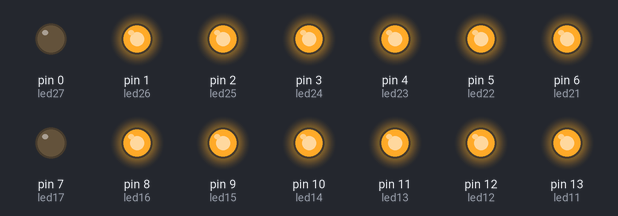
This sketch was run on a simulated Arduino Uno, built with avr-gcc and run on an emulated ATmega328P. Shown: output pins drawn as LEDs (lit = HIGH).

Above: at 0.1 s.
At 4.5 s:
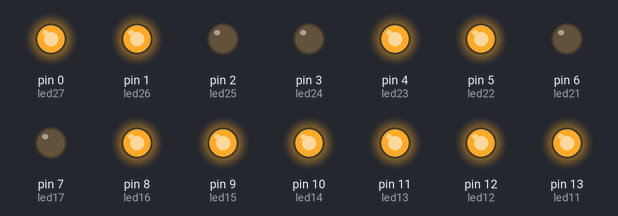
At 8.9 s:
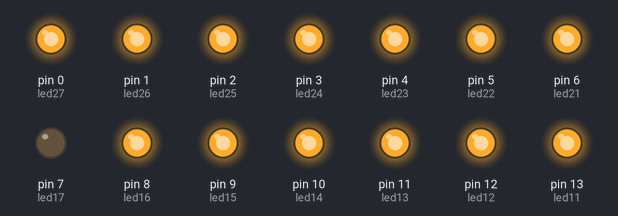
At 18.8 s:
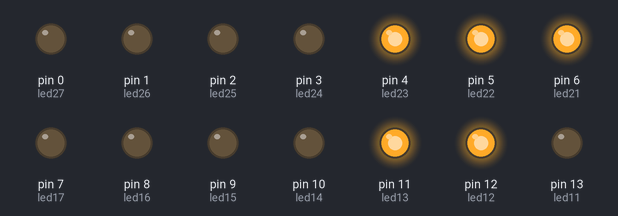
At 28.7 s:
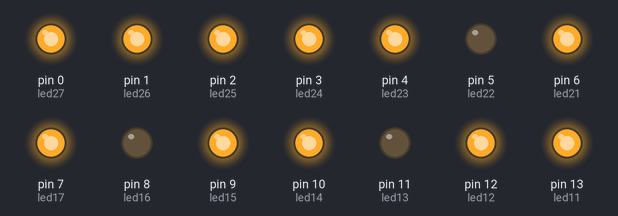
At 38.6 s:
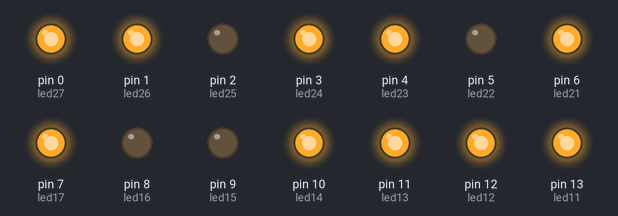
Timing chart, 0 to 40.0 s (numbered marks = the images above):
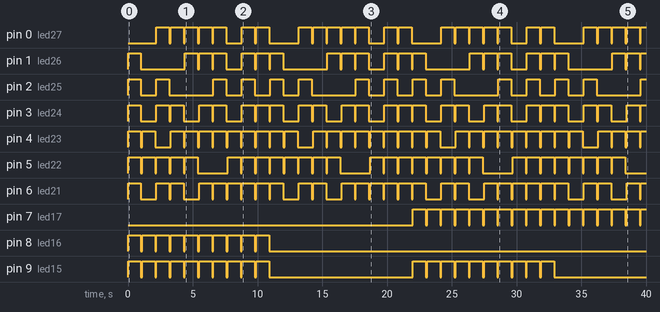

The sketch:

Code.ino
```cpp
int led11 = 13, led12 = 12, led13 = 11, led14 = 10, led15 = 9, led16 = 8, led17 = 7;
int led21 = 6, led22 = 5, led23 = 4, led24 = 3, led25 = 2, led26 = 1, led27 = 0;

void setup () {
	pinMode(led11, OUTPUT);
	pinMode(led12, OUTPUT);
	pinMode(led13, OUTPUT);
	pinMode(led14, OUTPUT);
	pinMode(led15, OUTPUT);
	pinMode(led16, OUTPUT);
	pinMode(led17, OUTPUT);
	pinMode(led21, OUTPUT);
	pinMode(led22, OUTPUT);
	pinMode(led23, OUTPUT);
	pinMode(led24, OUTPUT);
	pinMode(led25, OUTPUT);
	pinMode(led26, OUTPUT);
	pinMode(led27, OUTPUT);
}

void High(int a[], int len)
{
	for(int i = 0; i < len; i++)
		digitalWrite(a[i], HIGH);
}

void LowAll(int a[], int len)
{
	for(int i = 0; i < len; i++)
		digitalWrite(a[i], LOW);
}

void BatLed(int led, int so)
{
	if(led == 1)
	{
		if(so == 0)
		{
			int a[6] = {led11, led12, led13, led14, led15, led16};
			High(a, 6);
		}
		if(so == 1)
		{
			int a[2] = {led12, led13};
			High(a, 2);
		}
		if(so == 2)
		{
			int a[5] = {led11, led12, led14, led15, led17};
			High(a, 5);
		}
		if(so == 3)
		{
			int a[5] = {led11, led12, led13, led14, led17};
			High(a, 5);
		}
		if(so == 4)
		{
			int a[4] = {led12, led13, led16, led17};
			High(a, 4);
		}
		if(so == 5)
		{
			int a[5] = {led11, led13, led14, led16, led17};
			High(a, 5);
		}
		if(so == 6)
		{
			int a[6] = {led11, led13, led14, led15, led16, led17};
			High(a, 6);
		}
		if(so == 7)
		{
			int a[3] = {led11, led12, led13};
			High(a, 3);
		}
		if(so == 8)
		{
			int a[7] = {led11, led12, led13, led14, led15, led16, led17};
			High(a, 7);
		}
		if(so == 9)
		{
			int a[6] = {led11, led12, led13, led14, led16, led17};
			High(a, 6);
		}
	}
	if(led == 2)
	{
		if(so == 0)
		{
			int a[6] = {led21, led22, led23, led24, led25, led26};
			High(a, 6);
		}
		if(so == 1)
		{
			int a[2] = {led22, led23};
			High(a, 2);
		}
		if(so == 2)
		{
			int a[5] = {led21, led22, led24, led25, led27};
			High(a, 5);
		}
		if(so == 3)
		{
			int a[5] = {led21, led22, led23, led24, led27};
			High(a, 5);
		}
		if(so == 4)
		{
			int a[4] = {led22, led23, led26, led27};
			High(a, 4);
		}
		if(so == 5)
		{
			int a[5] = {led21, led23, led24, led26, led27};
			High(a, 5);
		}
		if(so == 6)
		{
			int a[6] = {led21, led23, led24, led25, led26, led27};
			High(a, 6);
		}
		if(so == 7)
		{
			int a[3] = {led21, led22, led23};
			High(a, 3);
		}
		if(so == 8)
		{
			int a[7] = {led21, led22, led23, led24, led25, led26, led27};
			High(a, 7);
		}
		if(so == 9)
		{
			int a[6] = {led21, led22, led23, led24, led26, led27};
			High(a, 6);
		}
	}
}

void loop() {
	for(int i = 0; i < 100; i++)
	{
		int soThuNhat = i /10;
		int soThuHai = i % 10;
		BatLed(1, soThuNhat);
		BatLed(2, soThuHai);
		delay(1000);
		int a[7] = {led11, led12, led13, led14, led15, led16, led17};
		int b[7] = {led21, led22, led23, led24, led25, led26, led27};
		LowAll(a, 7);
		LowAll(b, 7);
		delay(100);
	}
}
```

Measured:
- by itself, pin 0 (led27): repeats every 11.0 s: 4 × (LOW 0.10 s, HIGH 1.0 s), LOW 1.2 s, HIGH 1.0 s, LOW 0.10 s, HIGH 1.0 s, LOW 2.3 s, HIGH 1.0 s
- by itself, pin 2 (led25): repeats every 11.0 s: LOW 1.2 s, HIGH 1.0 s, LOW 3.4 s, 2 × (HIGH 1.0 s, LOW 1.2 s), HIGH 1.0 s
- by itself, pin 4 (led23): repeats every 11.0 s: LOW 0.10 s, HIGH 1.0 s, LOW 1.2 s, 7 × (HIGH 1.0 s, LOW 0.10 s), HIGH 1.0 s
- by itself, pin 5 (led22): repeats every 11.0 s: 4 × (LOW 0.10 s, HIGH 1.0 s), LOW 2.3 s, 3 × (HIGH 1.0 s, LOW 0.10 s), HIGH 1.0 s
- by itself, pin 6 (led21): repeats every 11.0 s: LOW 1.2 s, HIGH 1.0 s, LOW 0.10 s, HIGH 1.0 s, LOW 1.2 s, 5 × (HIGH 1.0 s, LOW 0.10 s), HIGH 1.0 s
- by itself, pin 7 (led17): LOW → HIGH at 22.0 s, → LOW 1.0 s later, → HIGH 0.10 s later, → LOW 1.0 s later, … (33 changes in this stretch)
- by itself, pin 8 (led16): alternates HIGH for 1.0 s and LOW for 0.10 s, 20 changes in all, then stays LOW
- by itself, pin 9 (led15): goes 9 × (HIGH 1.0 s, LOW 0.10 s), HIGH 1.0 s, LOW 11.1 s, 9 × (HIGH 1.0 s, LOW 0.10 s), HIGH 1.0 s, then LOW
